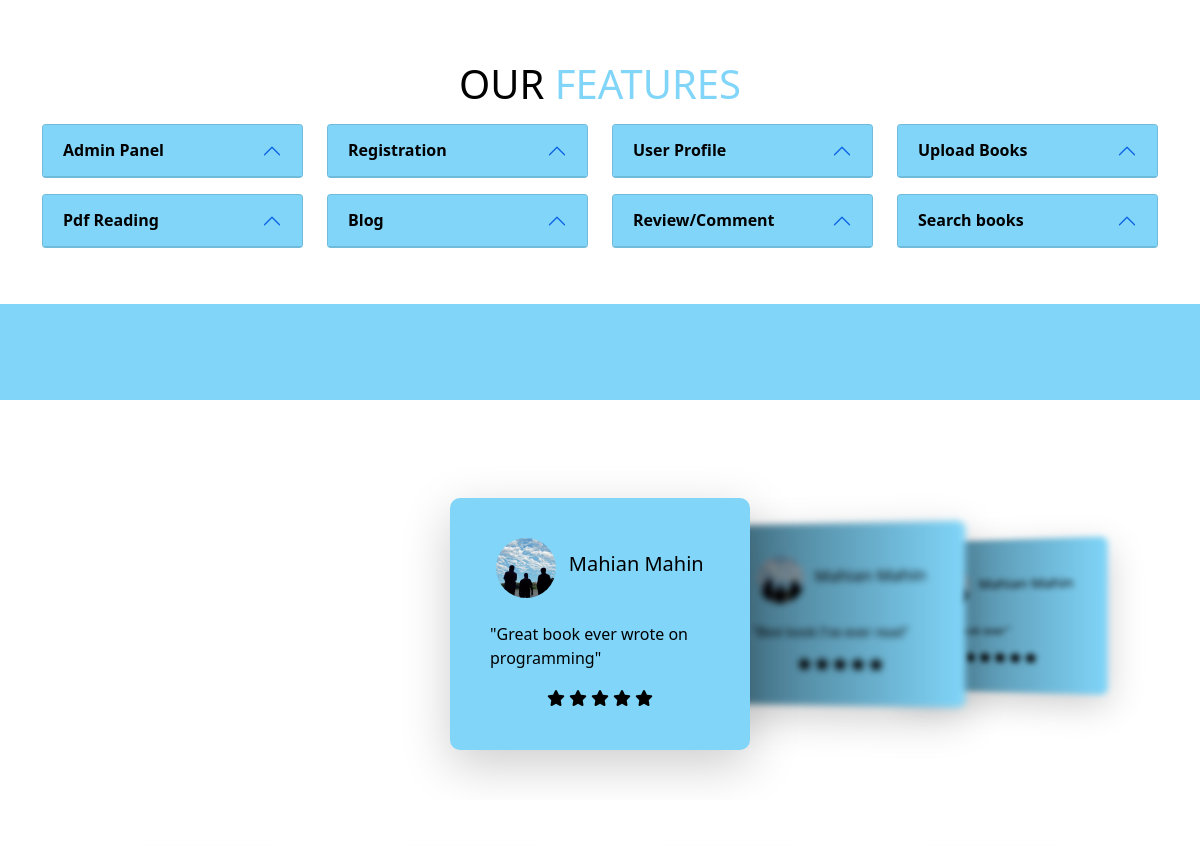
The app's page / (middle part), older data.
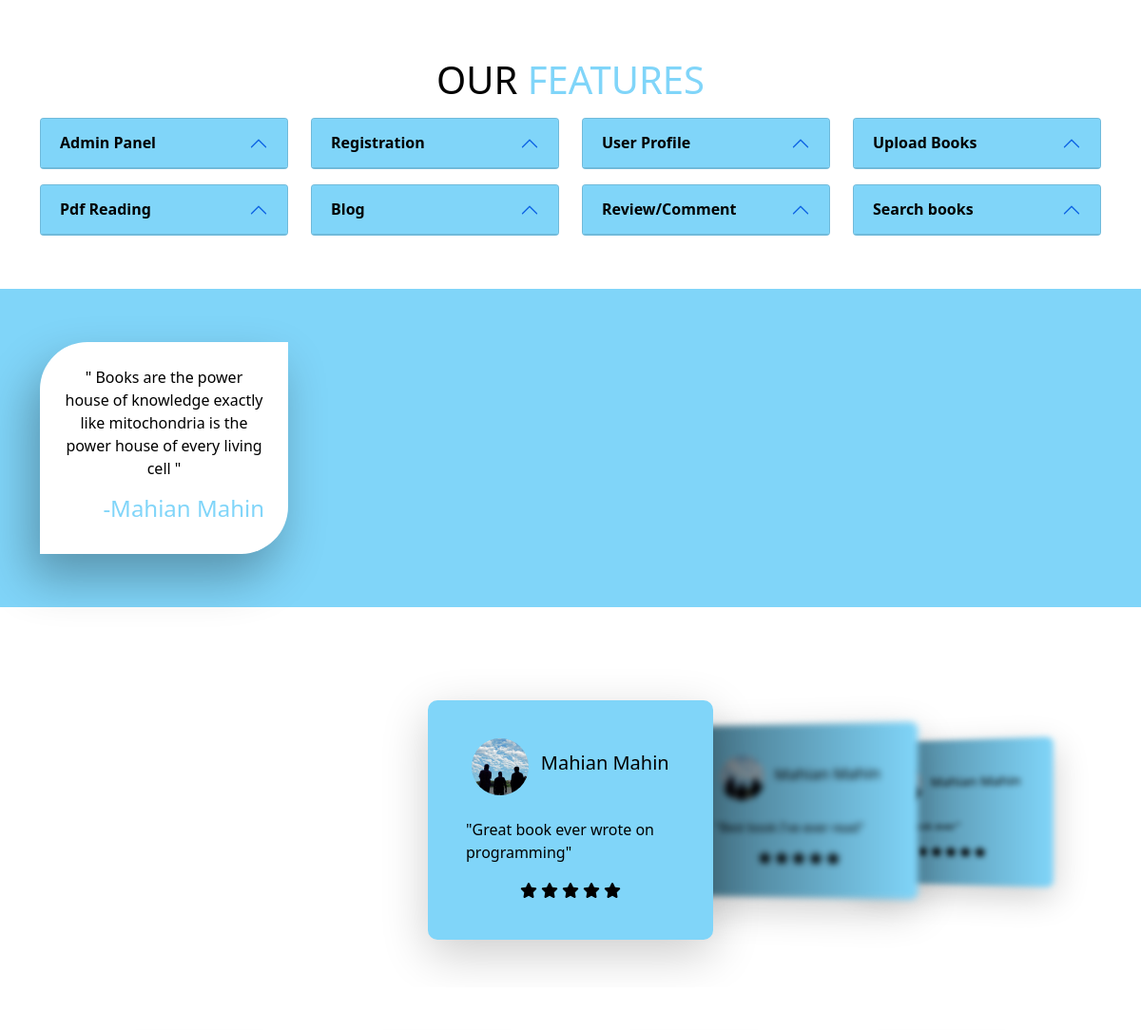
The same page, newer data.
### bookHub_app/models.py (models this page shows)
class BooksReview(models.Model):
    book = models.ForeignKey(Books, on_delete=models.CASCADE)
    user = models.ForeignKey(User, on_delete=models.CASCADE)
    review = models.CharField(max_length=250, null=True, blank=True)
    star = models.IntegerField(default=0, null=True)

class Quote(models.Model):
    quote = models.TextField(max_length=115)
    source = models.CharField(max_length=20)

### user_app/models.py (models this page shows)
class UserProfile(models.Model):
    user = models.OneToOneField(User, on_delete=models.CASCADE, related_name='profile')
    profile_pic = models.ImageField(upload_to='users',default='user.jpg')
    address = models.CharField(max_length=50,null=True, blank=True)
    occupation = models.CharField(max_length=50,null=True, blank=True)
    bio = models.TextField(max_length=255, null=True, blank=True)

### bookHub_app/views.py (the view)
# urls.py: path('', home, name="home"),
def home(request):
    reviews = BooksReview.objects.all()
    quotes = Quote.objects.all()
    books = Books.objects.all()
    blogs = Blogs.objects.all()
    users = UserProfile.objects.all()
    context = {
        "home": "active",
        "reviews": reviews,
        "quotes": quotes,
        "books_len": len(books),
        "blogs_len": len(blogs),
        "users_len": len(users),
        "reviews_len": len(reviews)
    }
    return render(request, 'index.html', context)

### templates/index.html (shortened to what the changed rows need)
{% extends 'main.html' %}
{% load static %}
{% block content %}
    <div class="container">
      <div class="row my-5 mx-4">
      </div>
    </div>
    <section id="features-section">
      <div class="container my-5">
        <h1 class="text-center"><span>OUR</span> FEATURES</h1>
        <div class="row">
          <div class="col-lg-3 col-md-6 col-sm-6 my-2">
            <div class="accordion-item">
              <h2 class="accordion-header" id="headingOne">
                <button class="accordion-button" type="button" data-bs-toggle="collapse" data-bs-target="#collapseOne" aria-expanded="true" aria-controls="collapseOne">Admin Panel</button>
              </h2>
            </div>
          </div>
          <div class="col-lg-3 col-md-6 col-sm-6 my-2">
            <div class="accordion-item">
              <h2 class="accordion-header" id="headingTwo">
                <button class="accordion-button" type="button" data-bs-toggle="collapse" data-bs-target="#collapseTwo" aria-expanded="true" aria-controls="collapseTwo">Registration</button>
              </h2>
            </div>
          </div>
          <div class="col-lg-3 col-md-6 col-sm-6 my-2">
            <div class="accordion-item">
              <h2 class="accordion-header" id="headingThree">
                <button class="accordion-button" type="button" data-bs-toggle="collapse" data-bs-target="#collapseThree" aria-expanded="true" aria-controls="collapseThree">User Profile</button>
              </h2>
            </div>
          </div>
          <div class="col-lg-3 col-md-6 col-sm-6 my-2">
            <div class="accordion-item">
              <h2 class="accordion-header" id="headingFour">
                <button class="accordion-button" type="button" data-bs-toggle="collapse" data-bs-target="#collapseFour" aria-expanded="true" aria-controls="collapseFour">Upload Books</button>
              </h2>
            </div>
          </div>
          <div class="col-lg-3 col-md-6 col-sm-6 my-2">
            <div class="accordion-item">
              <h2 class="accordion-header" id="headingFive">
                <button class="accordion-button" type="button" data-bs-toggle="collapse" data-bs-target="#collapseFive" aria-expanded="true" aria-controls="collapseFive">Pdf Reading</button>
              </h2>
            </div>
          </div>
          <div class="col-lg-3 col-md-6 col-sm-6 my-2">
            <div class="accordion-item">
              <h2 class="accordion-header" id="headingSix">
                <button class="accordion-button" type="button" data-bs-toggle="collapse" data-bs-target="#collapseSix" aria-expanded="true" aria-controls="collapseSix">Blog</button>
              </h2>
            </div>
          </div>
          <div class="col-lg-3 col-md-6 col-sm-6 my-2">
            <div class="accordion-item">
              <h2 class="accordion-header" id="headingSeven">
                <button class="accordion-button" type="button" data-bs-toggle="collapse" data-bs-target="#collapseSeven" aria-expanded="true" aria-controls="collapseSeven">Review/Comment</button>
              </h2>
            </div>
          </div>
          <div class="col-lg-3 col-md-6 col-sm-6 my-2">
            <div class="accordion-item">
              <h2 class="accordion-header" id="headingEight">
                <button class="accordion-button" type="button" data-bs-toggle="collapse" data-bs-target="#collapseEight" aria-expanded="true" aria-controls="collapseEight">Search books</button>
              </h2>
            </div>
          </div>
        </div>
      </div>
    </section>
    <section id="quotes-section">
      <div class="container my-5 py-5">
        <div class="row">
          {% for quote in quotes %}
          <div class="col-lg-3 col-md-3 col-sm-6 my-2">
              <div class="box">
                <div class="box-content">
                  <p class='text-center'>&quot; {{ quote.quote }} &quot;</p>
                  <h4 class="text-end">-{{ quote.source }}</h4>
                </div>
              </div>
          </div>
          {% endfor %}
        </div>
      </div>
    </section>
    <section class="my-5">
      <div class="container">
        <div class="row">
          <div class="review-section">
            <div class="swiper-container mySwiper">
              <div class="swiper-wrapper">
              {% for review in reviews %}
              {% if review.review %}
                <div class="swiper-slide">
                  <div class="review-box">
                    <div class="review-content">
                      <div class="user-details">
                        <div class="imgBx">
                          <img class="img-fluid" src={{ review.user.profile.profile_pic.url }}>
                        </div>
                        <h5>{{ review.user.first_name }} {{ review.user.last_name }}</h5>
                      </div>
                      <br>
                      <p>&quot;{{ review.review }}&quot;</p>
                      <div class="text-center">
                      {% for star in "x"|ljust:review.star %}
                        <i class="fas fa-star"></i>
                      {% endfor %}
                      </div>
                    </div>
                  </div>
                </div>
              {% endif %}
              {% endfor %}
              </div>
            </div>
          </div>
        </div>
      </div>
    </section>
{% endblock %}

Row changes from the older to the newer data that the page shows:
added Quote: quote "Books are the power house of knowledge exactly like mitochondria is the power house of every living cell", source "Mahian Mahin"
